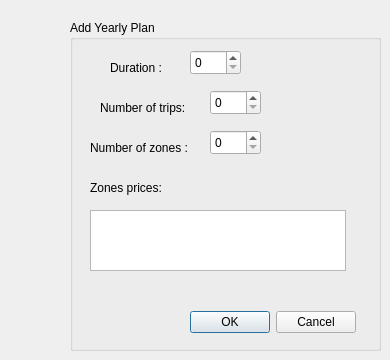
       <widget class="QWidget" name="page_4">
        <widget class="QGroupBox" name="groupBox_yearly">
         <property name="geometry">
          <rect>
           <x>70</x>
           <y>20</y>
           <width>311</width>
           <height>331</height>
          </rect>
         </property>
         <property name="title">
          <string>Add Yearly Plan</string>
         </property>
         <widget class="QSpinBox" name="spinBox_year_trips">
          <property name="geometry">
           <rect>
            <x>140</x>
            <y>70</y>
            <width>51</width>
            <height>25</height>
           </rect>
          </property>
         </widget>
         <widget class="QDialogButtonBox" name="dialogButtonBox_year">
          <property name="geometry">
           <rect>
            <x>120</x>
            <y>290</y>
            <width>166</width>
            <height>24</height>
           </rect>
          </property>
          <property name="standardButtons">
           <set>QDialogButtonBox::StandardButton::Cancel|QDialogButtonBox::StandardButton::Ok</set>
          </property>
         </widget>
         <widget class="QSpinBox" name="spinBox_year_duration">
          <property name="geometry">
           <rect>
            <x>120</x>
            <y>30</y>
            <width>51</width>
            <height>25</height>
           </rect>
          </property>
         </widget>
         <widget class="QLabel" name="label_48">
          <property name="geometry">
           <rect>
            <x>40</x>
            <y>40</y>
            <width>71</width>
            <height>16</height>
           </rect>
          </property>
          <property name="text">
           <string>Duration :</string>
          </property>
         </widget>
         <widget class="QLabel" name="label_49">
          <property name="geometry">
           <rect>
            <x>20</x>
            <y>120</y>
            <width>111</width>
            <height>16</height>
           </rect>
          </property>
          <property name="text">
           <string>Number of zones :</string>
          </property>
         </widget>
         <widget class="QLabel" name="label_50">
          <property name="geometry">
           <rect>
            <x>30</x>
            <y>80</y>
            <width>91</width>
            <height>16</height>
           </rect>
          </property>
          <property name="text">
           <string>Number of trips: </string>
          </property>
         </widget>
         <widget class="QLabel" name="label_51">
          <property name="geometry">
           <rect>
            <x>20</x>
            <y>160</y>
            <width>81</width>
            <height>16</height>
           </rect>
          </property>
          <property name="text">
           <string>Zones prices: </string>
          </property>
         </widget>
         <widget class="QSpinBox" name="spinBox_year_zones">
          <property name="geometry">
           <rect>
            <x>140</x>
            <y>110</y>
            <width>51</width>
            <height>25</height>
           </rect>
          </property>
         </widget>
         <widget class="QTableWidget" name="tableWidget_year_zonePrices">
          <property name="geometry">
           <rect>
            <x>20</x>
            <y>190</y>
            <width>256</width>
            <height>61</height>
           </rect>
          </property>
         </widget>
        </widget>
       </widget>
